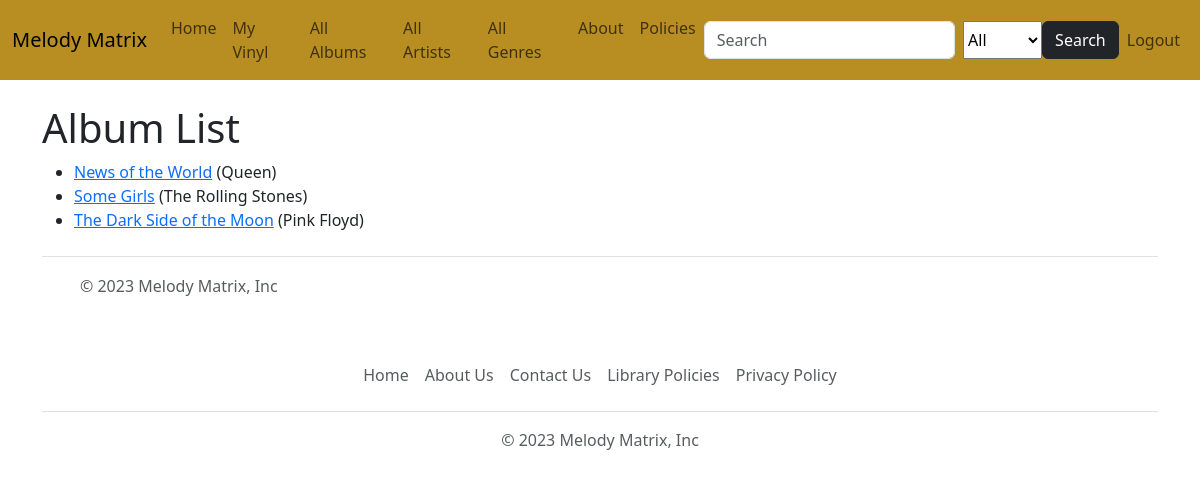
Page /album_list/ (signed in) on the committed database.
### MelodyMatrix/models.py (models this page shows, shortened)
class Album(models.Model):
    title = models.CharField(max_length=200, null=True)
    album_image = models.ImageField(upload_to='images/', null=True, blank=True)
    artist = models.ForeignKey(Artist, on_delete=models.CASCADE)
    genre = models.ForeignKey(Genre, on_delete=models.CASCADE)
    artist = models.ForeignKey('Artist', on_delete=models.RESTRICT, null=True)
    summary = models.TextField(max_length=2000, help_text='Enter a brief summary of the album', null=True)
    genre = models.ManyToManyField(Genre, help_text='Select a genre for this album')
    duration = models.DurationField(help_text='Enter the duration of the album')
    tracks = models.IntegerField(help_text='Select the number of tracks')
    def get_absolute_url(self):
        return reverse('album_detail', args=[str(self.id)])

class Artist(models.Model):
    artist_name = models.CharField(max_length=100)
    date_of_birth = models.DateField(null=True, blank=True)
    date_of_death = models.DateField('Died', null=True, blank=True)
    artist_image = models.ImageField(upload_to='images/', null=True, blank=True)
    genre = models.ManyToManyField(Genre, help_text='Select a genre for this artist')
    summary = models.TextField(max_length=2000, help_text='Enter a brief background of the artist', null=True)
    class Meta:
        ordering = ['artist_name']
    def __str__(self):
        return f'{self.artist_name}'

### MelodyMatrix/views.py (the view)
# urls.py: path('album_list/', views.AlbumListView.as_view(), name='album_list'),
class AlbumListView(LoginRequiredMixin, generic.ListView):
    model = Album

### MelodyMatrix/templates/MelodyMatrix/album_list.html
{% extends "base.html" %}
{% block content %}
  <h1>Album List</h1>
  {% if album_list %}
  <ul>
    {% for album in album_list %}
      <li>
        <a href="{{ album.get_absolute_url }}">{{ album.title }}</a> ({{album.artist}})
      </li>
    {% endfor %}
  </ul>
  {% else %}
    <p>There are no albums in the library.</p>
  {% endif %}
{% endblock %}

### rows in the picture
Album: title "News of the World", artist "Queen"
Album: title "Some Girls", artist "The Rolling Stones"
Album: title "The Dark Side of the Moon", artist "Pink Floyd"
